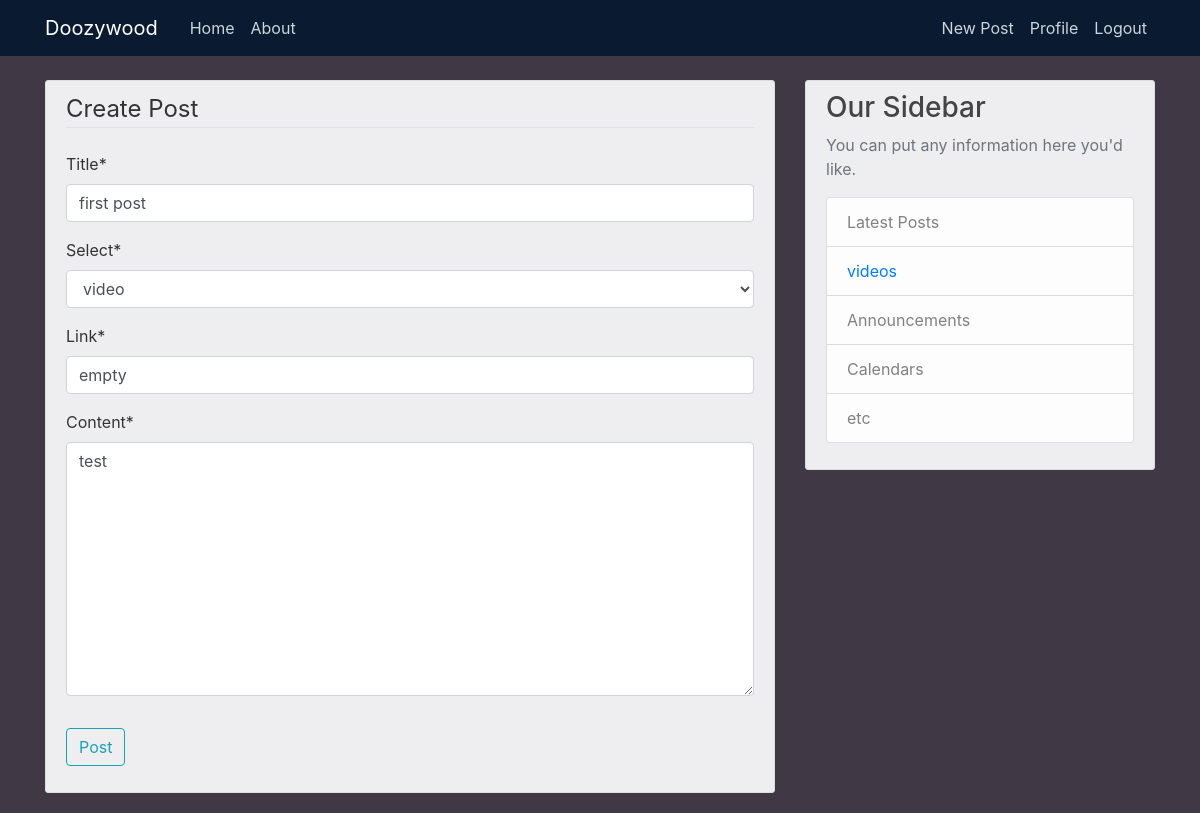
The page /post/2/update/ (signed in) on the database its author committed.
### post/models.py (models this page shows, shortened)
class Post(models.Model):
    author = models.ForeignKey(
        settings.AUTH_USER_MODEL, on_delete=models.CASCADE)
    select = models.CharField(max_length=100, choices=POST_CHOICES, default='tweet')
    link = models.CharField(max_length=200,default='empty')
    video = EmbedVideoField()
    title = models.CharField(max_length=100)
    content = models.TextField()
    liked = models.ManyToManyField(
        settings.AUTH_USER_MODEL, blank=True, related_name='liked')
    date_posted = models.DateTimeField(default=timezone.now)
    objects = PostManager()
    class Meta:
        ordering = ('-date_posted', )

### post/views.py (the view, shortened to what this page needs)
# urls.py: path('post/<int:pk>/update/', PostUpdateView.as_view(), name='post_update'),
class PostUpdateView(LoginRequiredMixin, UserPassesTestMixin, UpdateView):
    model = Post
    fields = ['title','select','link', 'content']
    template_name = 'post_form.html'
    def test_func(self):
        post = self.get_object()
        if self.request.user == post.author:
            return True
        return False

### post/templates/post_form.html (shortened to what this page needs)
{% extends "base.html" %}
{% load crispy_forms_tags %}
{% block content %}
<div class="content-section">
    <form method="POST">
        <fieldset class="form-group">
            <legend class="border-bottom mb-4">Create Post</legend>
            {{ form|crispy }}
        </fieldset>
        <div class="form-group">
            <button class="btn btn-outline-info" type="submit">Post</button>
        </div>
    </form>
</div>
{% endblock content %}

### doozy/static/css/main.css (style rules this page uses)
body { background: #403844; color: #333333; margin-top: 5rem; }
.content-section { background: #eeeef0; padding: 10px 20px; border: 1px solid #dddddd; border-radius: 3px; margin-bottom: 20px; }

### rows shown on the page
Post: title "first post", select "video", link "empty", content "test"
